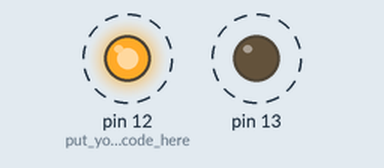
This sketch was run on a simulated Arduino Uno, built with avr-gcc and run on an emulated ATmega328P. Shown: output pins drawn as LEDs (lit = HIGH). Dashed ring = blinking.

Above: at 0.12 s.
Timing chart, 0 to 3.0 s (numbered marks = the images above):
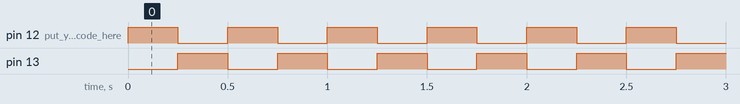

Measured:
- by itself, pin 12 (put_your_setup_code_here), pin 13: alternates HIGH for 0.25 s and LOW for 0.25 s

The sketch:

proteus1.ino
```cpp
void setup() {
 pinMode(12,OUTPUT); // put your setup code here, to run once:
pinMode(13,OUTPUT);
}

void loop() {
 digitalWrite(12,HIGH);digitalWrite(13,LOW);
 delay(250);
 digitalWrite(12,LOW);
 digitalWrite(13,HIGH);
 delay(250);
//digitalWrite(12,HIGH); // put your main code here, to run repeatedly:

}
```
